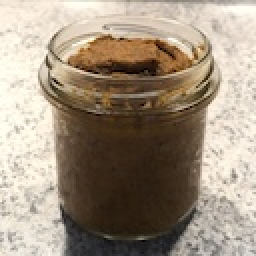
#> input picture .github/Linsenaufstrich-1.jpg, 128 x 128 px (shown 2 times larger)
$ python imageCrop.py ../Linsenaufstrich-1.jpg
#> lines starting #> are read from the running program, lines starting #| are printed output that depends on the picture
#!/usr/bin/env python3

import cv2
import logging
import sys

def resize_image(filename: str, target_ratio: float):
    # Bild laden
#> called with filename = '../Linsenaufstrich-1.jpg', target_ratio = 1.78
    image = cv2.imread(filename)
#> image is the input picture: shape (128, 128, 3); mean B, G, R 128.9, 146.1, 160.3
    height, width = image.shape[:2]
#> height = 128; width = 128
    logging.debug(f"Image size: {width}x{height}")

    h, w, x, y = check_for_main_motive_bounding_box(image)
#> in check_for_main_motive_bounding_box, `(success, saliencyMap) = saliency.computeSaliency(image)`:
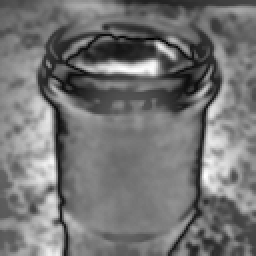
#> saliencyMap: shape (128, 128) float32 (shown 2 times larger); min 0.00392, max 1, mean 0.455
#> in check_for_main_motive_bounding_box, `(success, saliencyMap) = saliency.computeSaliency(image)`: success = True
#> in check_for_main_motive_bounding_box, `contours, _ = cv2.findContours(saliencyMap, cv2.RETR_EXTERNAL, cv2.CHA..`: contours = [[[0, 0], [0, 127], [127, 127], [127, 0]]]
#> in check_for_main_motive_bounding_box, `largest_contour = max(contours, key=cv2.contourArea)`: largest_contour = [[0, 0], [0, 127], [127, 127], [127, 0]]
#> in check_for_main_motive_bounding_box, `x, y, w, h = cv2.boundingRect(largest_contour)`: x = 0; w = 128
#> h = 128; w = 128; x = 0; y = 0

    center_x, center_y = x + w // 2, y + h // 2
#> center_x = 64; center_y = 64
    logging.debug(f"Center: {center_x}, {center_y}")
    new_h, new_w = correct_bounding_box_to_image_ratio(h, height, target_ratio, w, width)

    x1, x2, y1, y2 = calculate_to_image_pixels(center_x, center_y, height, new_h, new_w, width)

    # Bild zuschneiden und speichern
    cropped = image[y1:y2, x1:x2]
    cv2.imwrite(filename, cropped)


def correct_bounding_box_to_image_ratio(h, height, target_ratio, w, width):
#> called with h = 128, height = 128, target_ratio = 1.78, w = 128, width = 128
    if w / h < target_ratio:
        if w / target_ratio < height:
            new_w = w
#> new_w = 128
            new_h = int(w / target_ratio)
#> new_h = 72
#> in resize_image, `new_h, new_w = correct_bounding_box_to_image_ratio(h, height, target_r..`: new_w = 128
        else:
            new_h = h
            new_w = int(h * target_ratio)
    else:
        if h * target_ratio < width:
            new_h = int(w / target_ratio)
            new_w = w
        else:
            new_h = h
            new_w = int(h * target_ratio)

    logging.debug(f"New size: {new_w}x{new_h}")

    return new_h, new_w


def calculate_to_image_pixels(center_x, center_y, height, new_h, new_w, width):
    # Begrenzungen sicherstellen
#> called with center_x = 64, center_y = 64, height = 128, new_h = 72, new_w = 128, width = 128
    x1 = max(0, center_x - (new_w // 2))
#> x1 = 0
    y1 = max(0, center_y - new_h // 2)
#> y1 = 28
    x2 = min(width, center_x + new_w // 2)
#> x2 = 128
    y2 = min(height, center_y + new_h // 2)
#> y2 = 100

    logging.debug(f"New coordinates: {x1}:{x2}x{y1}:{y2}")

    return x1, x2, y1, y2

def check_for_main_motive_bounding_box(image):
    # Salienz-Erkennung (OpenCV Deep Learning)
    saliency = cv2.saliency.StaticSaliencyFineGrained_create()
    (success, saliencyMap) = saliency.computeSaliency(image)
    saliencyMap = (saliencyMap * 255).astype("uint8")
    # Konturen finden und groesste Komponente als Hauptelement waehlen
    contours, _ = cv2.findContours(saliencyMap, cv2.RETR_EXTERNAL, cv2.CHAIN_APPROX_SIMPLE)
    largest_contour = max(contours, key=cv2.contourArea)
    x, y, w, h = cv2.boundingRect(largest_contour)
    logging.debug(f"Bounding box: {x}x{y}, width: {w}, height: {h}")
    return h, w, x, y


if __name__ == "__main__":
    logging.basicConfig(level=logging.ERROR, format='%(asctime)s - %(levelname)s - %(message)s')
    if len(sys.argv) < 2:
        print("Usage: imageCrop.py <image_path> <image_path>..." )
        sys.exit(0)

    paths = sys.argv[1:]
    for image_path in paths:
        resize_image(image_path, 16/9)
#> in resize_image, `x1, x2, y1, y2 = calculate_to_image_pixels(center_x, center_y, height,..`: x1 = 0; x2 = 128; y1 = 28; y2 = 100
#> in resize_image, `cropped = image[y1:y2, x1:x2]`:
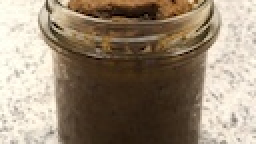
#> cropped: shape (72, 128, 3) (shown 2 times larger); mean B, G, R 115.3, 134.6, 150.6
